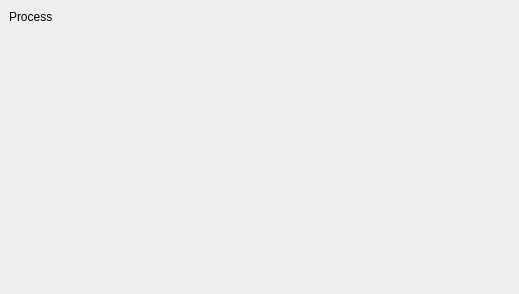
<?xml version="1.0" encoding="UTF-8"?>
<ui version="4.0">
 <class>c_processView</class>
 <widget class="QWidget" name="c_processView">
  <property name="geometry">
   <rect>
    <x>0</x>
    <y>0</y>
    <width>519</width>
    <height>294</height>
   </rect>
  </property>
  <property name="windowTitle">
   <string>Form</string>
  </property>
  <layout class="QVBoxLayout" name="verticalLayout">
   <property name="spacing">
    <number>0</number>
   </property>
   <property name="leftMargin">
    <number>0</number>
   </property>
   <property name="topMargin">
    <number>0</number>
   </property>
   <property name="rightMargin">
    <number>0</number>
   </property>
   <property name="bottomMargin">
    <number>0</number>
   </property>
   <item>
    <widget class="QWidget" name="widget" native="true">
     <widget class="QLabel" name="label">
      <property name="geometry">
       <rect>
        <x>9</x>
        <y>9</y>
        <width>44</width>
        <height>16</height>
       </rect>
      </property>
      <property name="text">
       <string>Process :</string>
      </property>
     </widget>
    </widget>
   </item>
  </layout>
 </widget>
 <resources/>
 <connections/>
</ui>
